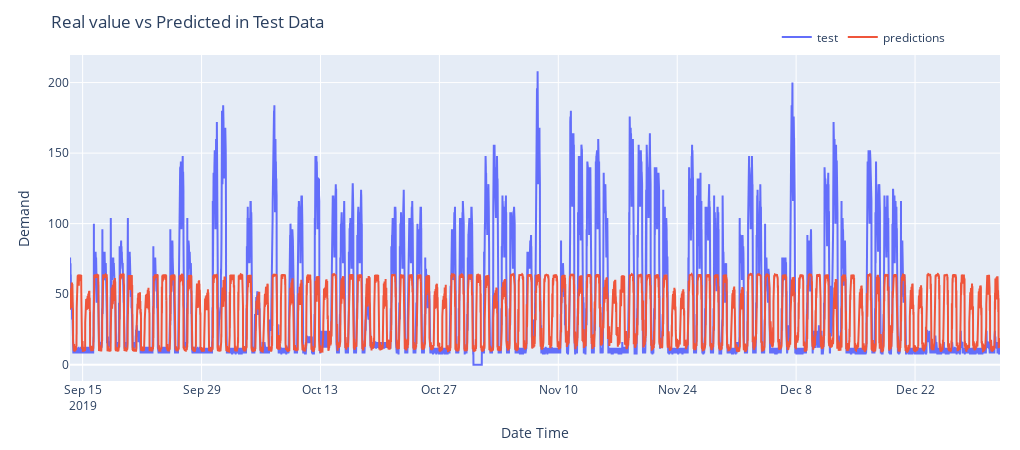

Notebook code for this chart:
### Code cell
def plotPredictions(dates, y_pred, y_test):
    fig = go.Figure()
    trace1 = go.Scatter(x=dates, y=y_test, name="test", mode="lines")
    trace2 = go.Scatter(x=dates, y=y_pred, name="predictions", mode="lines")
    fig.add_trace(trace1)
    fig.add_trace(trace2)
    fig.update_layout(
        title="Real value vs Predicted in Test Data",
        xaxis_title="Date Time",
        yaxis_title="Demand",
        width=1020,
        height=450,
        margin = dict(l=70, r=20, t=55, b=20),
        legend = dict(
            orientation = "h",
            yanchor="top",
            y=1.1,
            xanchor="left",
            x=0.76
        )
    )
    fig.show()

plotPredictions(X_test_dates, predictions.flatten(), y_test.flatten())

### Figure 1 — Plotly figure (JSON) as saved in the notebook; plotly's stock layout.template omitted (floating-point values rounded to 4 significant figures; data arrays with more than 128 entries replaced by an {"elided": "..."} marker saying what was removed)
{"data": [{"mode": "lines", "name": "test", "type": "scatter", "x": {"elided": "10512 str values"}, "y": {"elided": "10512 int values"}}, {"mode": "lines", "name": "predictions", "type": "scatter", "x": {"elided": "10512 str values"}, "y": {"elided": "10512 float values"}}], "layout": {"height": 450, "legend": {"orientation": "h", "x": 0.76, "xanchor": "left", "y": 1.1, "yanchor": "top"}, "margin": {"b": 20, "l": 70, "r": 20, "t": 55}, "title": {"text": "Real value vs Predicted in Test Data"}, "width": 1020, "xaxis": {"title": {"text": "Date Time"}}, "yaxis": {"title": {"text": "Demand"}}}}
